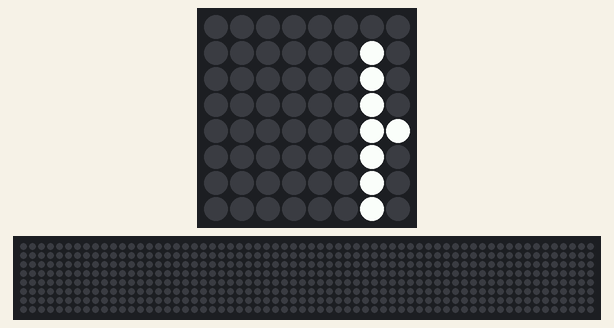
The program below on a simulated Raspberry Pi (BCM pin numbers) with a Sense HAT. Parts: the Sense HAT's 8×8 RGB LED matrix, a strip that is not on the board, showing the scrolling text unrolled. The 64×8 strip is a reading aid, not a part: it shows the text the matrix is scrolling, unrolled, one strip-width of it at a time.

Above: at 0.3 s.
At 1.1 s:
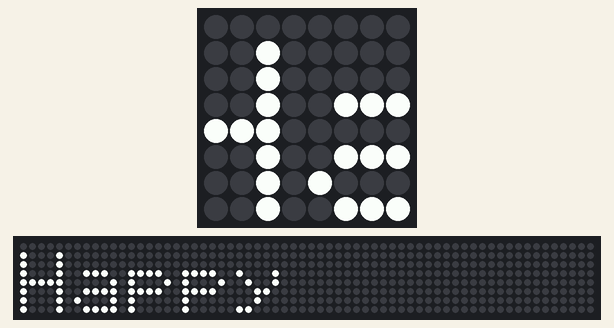
At 2.1 s:
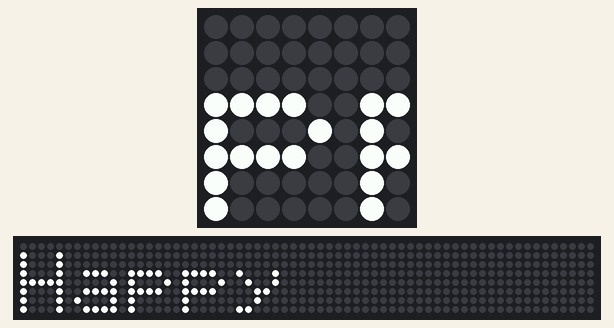
At 3.9 s:
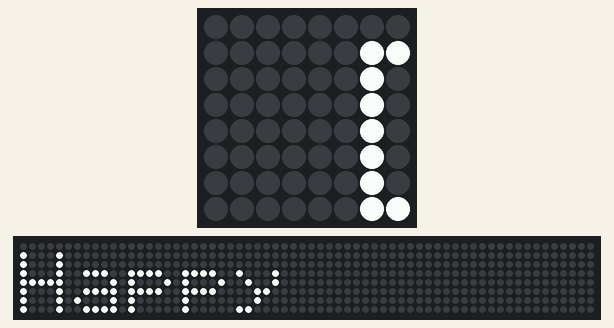
At 5.7 s:
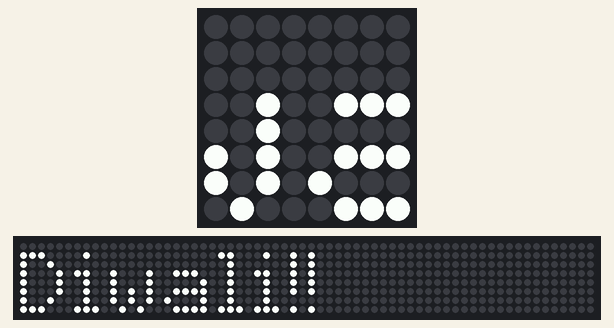
At 7.7 s:
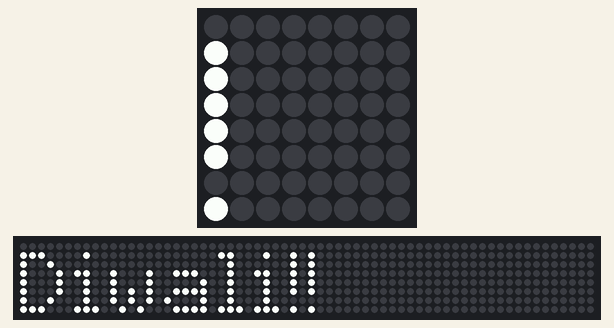

The program:

DiwaliAnimation.py
```python
#!/usr/bin/python _
import sys
import time
#from sense_hat import SenseHat
from sense_emu import SenseHat

R = (255, 0, 0)
O = (0,0,0)#(255, 255, 255)
Y = (255, 255, 0)
T = (249, 130, 64)
#C = (255, 255, 255)

pattern = [
    O, O, O, Y, O, O, O, O,
    O, O, O, Y, Y, O, O, O,
    O, O, Y, Y, Y, O, O, O,
    O, O, Y, Y, Y, O, O, O,
    T, O, O, Y, O, O, O, T,
    O, T, T, T, T, T, T, O,
    O, O, T, T, T, T, O, O,
    O, O, O, T, T, O, O, O
]

sense = SenseHat()
#counter = 1000000
#sense.flip_v()
sense.set_rotation(180)
sense.show_message("Happy Diwali!!")
sense.clear()
sense.set_pixels(pattern)

while True:
    sense.flip_h()
    time.sleep(0.05)
```
